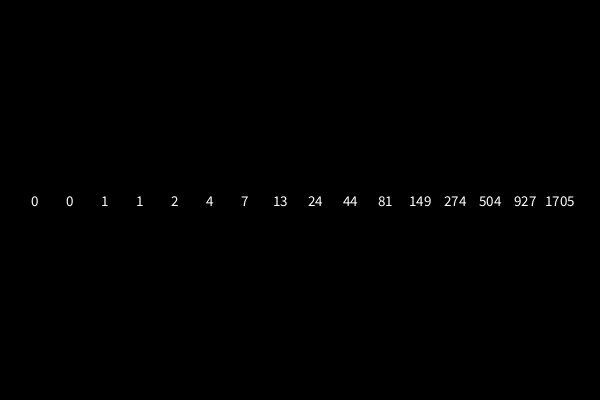
Frame 1 (no input)
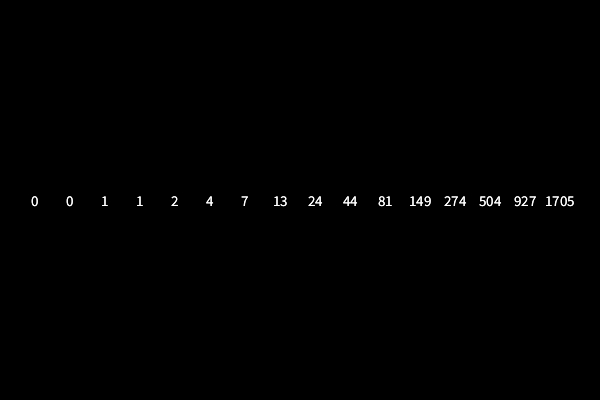
Frame 2 (the mouse pressed at the canvas centre, redrawn once)

The Processing sketch that drew these frames (run headless with seeded random() and noise(); the mouse was pressed at the canvas centre and the sketch redrawn once):

// Processing sketch: rekurssio_4b
// ── rekurssio_4b.pde
int[] t;
int trib (int n)
{
  if (t [n] < 0)
  {
    if (n == 0)
      t [n] = 0;
    else if (n == 1 || n == 2)
      t [n] =  n - 1;
    else
      t [n] = trib (n - 1) + trib (n - 2) + trib (n - 3);
  }
  return (t [n]);
}
void setup ()
{
  size (600, 400);
  colorMode (HSB, 100);
  background (0);
  fill (100);
  textAlign (CENTER, CENTER);
  textSize (15);
  noLoop ();
}
void draw ()
{
  final int N = 15;
  t = new int [N + 1];
  for (int i = 0; i <= N; i++)
    t [i] = -1;
  for (int n = 0; n <= N; n++)
    text (trib (n), (n + 1) * 35, height / 2.0);
}
